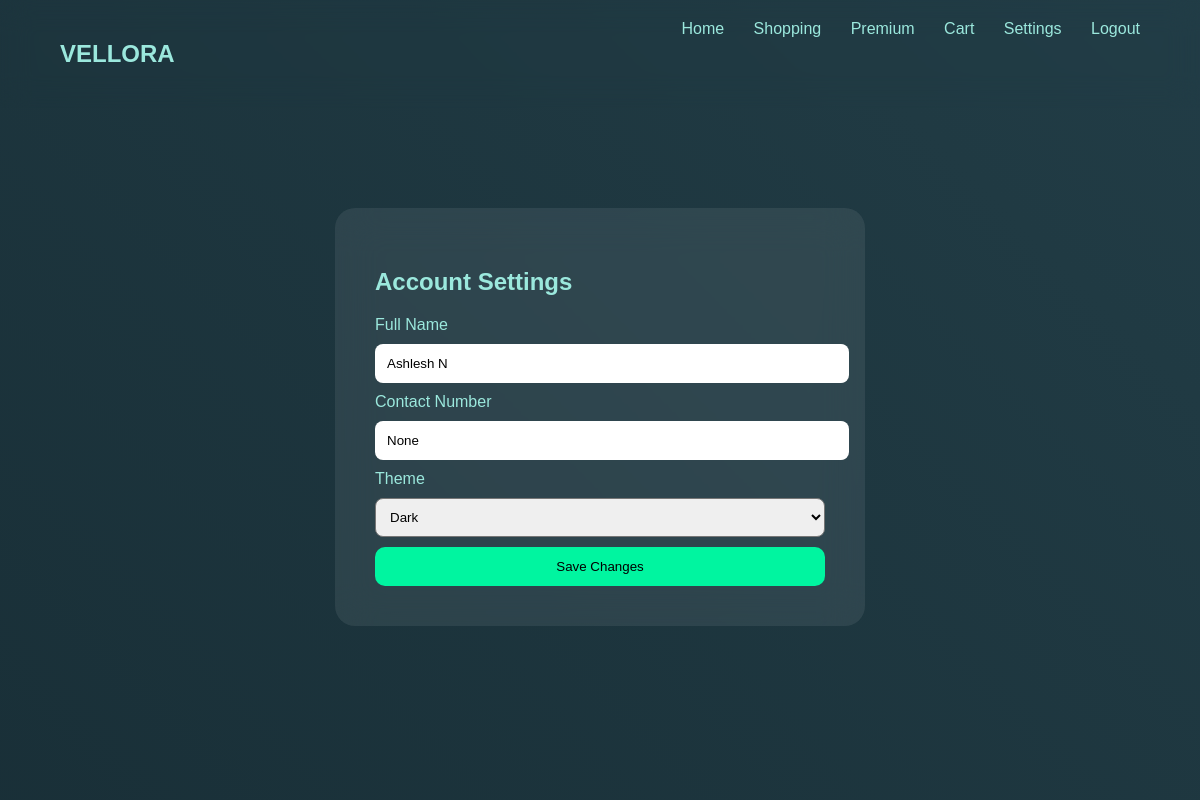
Before: /settings (signed in) with the older database file.
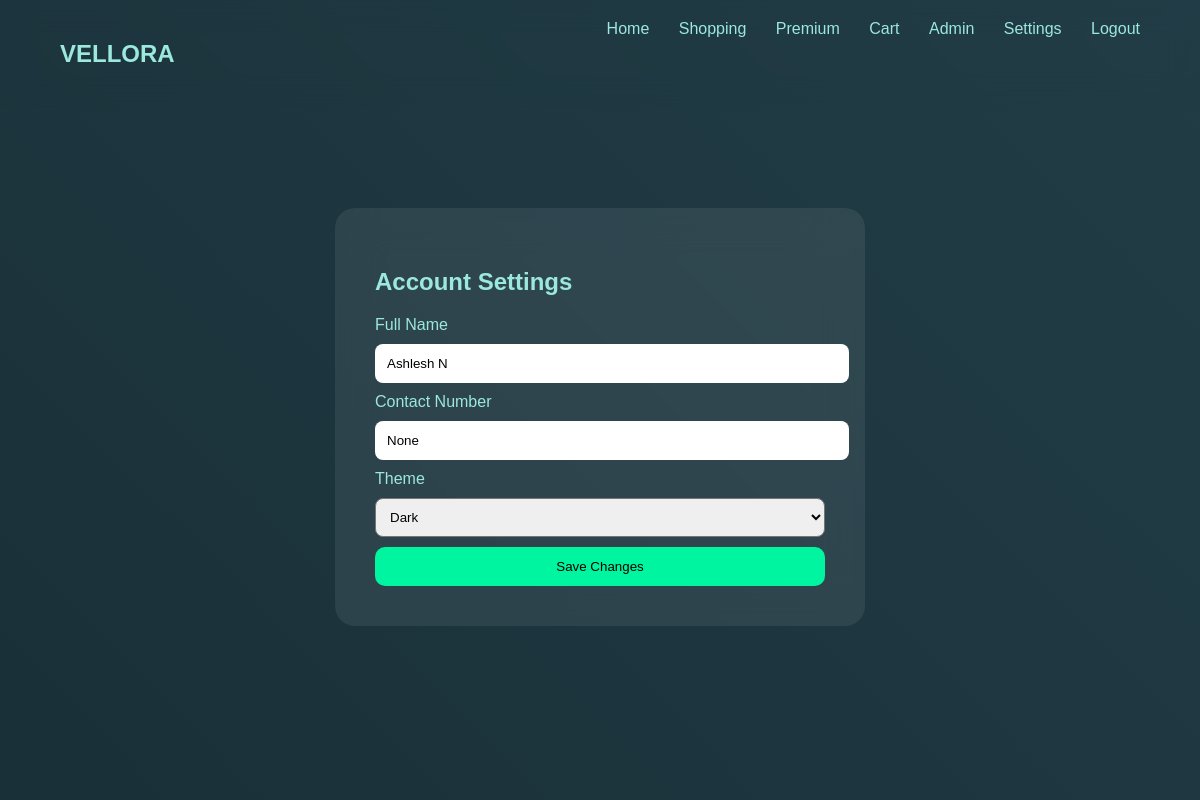
After: the same page with the newer database file.
### app.py (models this page shows)
class User(UserMixin, db.Model):
    id = db.Column(db.Integer, primary_key=True)
    name = db.Column(db.String(120))
    email = db.Column(db.String(120), unique=True, nullable=False)
    password = db.Column(db.String(200), nullable=False)
    contact = db.Column(db.String(20))
    theme = db.Column(db.String(20), default="dark")
    is_premium = db.Column(db.Boolean, default=False)
    is_admin = db.Column(db.Boolean, default=False)

### app.py (the view)
@app.route("/settings", methods=["GET", "POST"])
@login_required
def settings():
    if request.method == "POST":
        current_user.name = request.form.get("name")
        current_user.contact = request.form.get("contact")
        current_user.theme = request.form.get("theme")
        db.session.commit()
        return redirect(url_for("settings"))
    return render_template("settings.html")

### app.py (called while the page is built)
@login_manager.user_loader
def load_user(user_id):
    return User.query.get(int(user_id))

### templates/settings.html (shortened to what this page needs)
<!DOCTYPE html>
<html>
<head>
</head>
<body>
{% extends "base.html" %}
{% block content %}
<div class="dashboard-card tilt">
    <h2>Account Settings</h2>
    <form method="POST">
        <label>Full Name</label>
        <input type="text" name="name" value="{{ current_user.name }}">
        <label>Contact Number</label>
        <input type="text" name="contact" value="{{ current_user.contact }}">
        <label>Theme</label>
        <select name="theme">
            <option value="dark" {% if current_user.theme == "dark" %}selected{% endif %}>Dark</option>
        </select>
        <button type="submit">Save Changes</button>
    </form>
</div>
{% endblock %}

### templates/base.html (shortened to what this page needs)
<!DOCTYPE html>
<html>
<head>
    <link rel="stylesheet" href="{{ url_for('static', filename='css/main.css') }}">
</head>
<body class="{{ current_user.theme if current_user.is_authenticated else 'dark' }}">
<div class="bg-animation"></div>
<nav class="navbar">
    <h1>
    <div class="logo">VELLORA</div>
    </h1>
    <div class="nav-links">
        <a href="/" class="{% if request.path == '/' %}active{% endif %}">Home</a>
        <a href="/shopping" class="{% if request.path == '/shopping' %}active{% endif %}">Shopping</a>
        <a href="/premium" class="{% if request.path == '/premium' %}active{% endif %}">Premium</a>
        <a href="/cart" class="{% if request.path == '/cart' %}active{% endif %}">Cart</a>
        {% if current_user.is_authenticated and current_user.is_admin %}
        <a href="/admin">Admin</a>
        {% endif %}
        <a href="/settings" class="{% if request.path == '/sttings' %}active{% endif %}">Settings</a>
        {% if current_user.is_authenticated %}
            <a href="/logout">Logout</a>
        {% else %}
            <a href="/login">Login</a>
            <a href="/signup">Signup</a>
        {% endif %}
    </div>
</nav>
<div class="page">
    {% block content %}{% endblock %}
</div>
</body>
</html>

### static/css/main.css (style rules this page uses)
body { margin: 0; font-family: 'Poppins', sans-serif; background: #0e0e1600; color: rgb(155, 232, 221); overflow-x: hidden; }
.bg-animation { position: fixed; width: 100%; height: 100%; background: linear-gradient(45deg, #0f2027, #203a43, #2c5364); background-size: 400% 400%; animation: gradientMove 15s ease infinite; z-index: -1; }
.page { animation: fadeIn 0.6s ease; }
.navbar { display: flex; justify-content: space-between; padding: 20px 60px; backdrop-filter: blur(15px); }
.nav-links a { margin-left: 25px; text-decoration: none; color: rgb(155, 232, 221); transition: 0.3s; }
input { width: 100%; margin: 10px 0; padding: 12px; border: none; border-radius: 8px; }
button { width: 100%; padding: 12px; border: none; border-radius: 10px; background: #00f5a0; cursor: pointer; }
.dashboard-card { width: 450px; margin: 100px auto; padding: 40px; background: rgba(255,255,255,0.08); backdrop-filter: blur(20px); border-radius: 20px; }
select { width: 100%; padding: 10px; margin: 10px 0; border-radius: 8px; }

Changed rows visible on the page:
changed User "Ashlesh N": is_admin False → True (drawn)
Other visible differences:
text now shown: "Admin"
